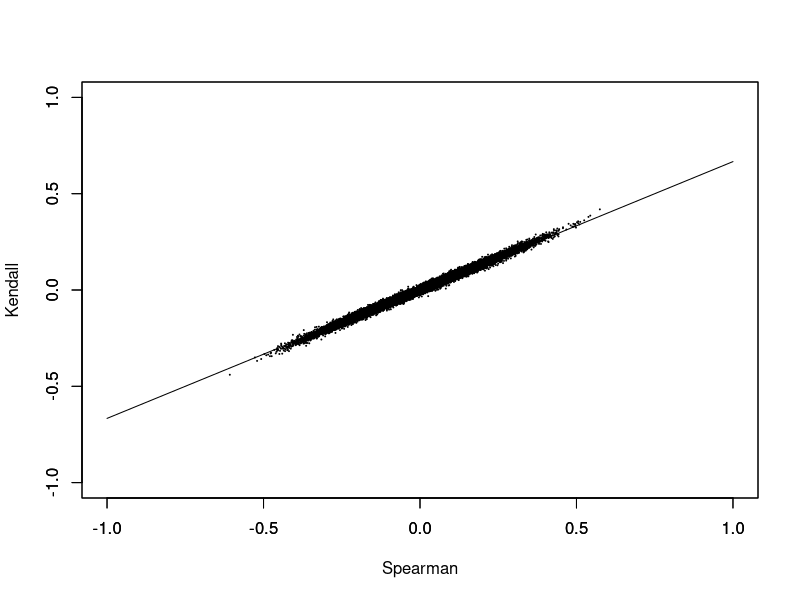

R code for this plot:
M <- 50
N <- 200
x <- matrix(runif(M*N, 0, 1), nrow=M, ncol=N)
y <- matrix(runif(M*N, 0, 1), nrow=M, ncol=N)
sz <- cor(x, y ,method="spearman")
kz <- cor(x, y ,method="kendall")
plot(sz, kz, xlim=c(-1,1), ylim=c(-1,1),
     xlab="Spearman", ylab="Kendall", pch=20, cex=0.2)
par(new=TRUE)
curve(2*x/3, xlim=c(-1,1), ylim=c(-1,1),xlab="",ylab="")
